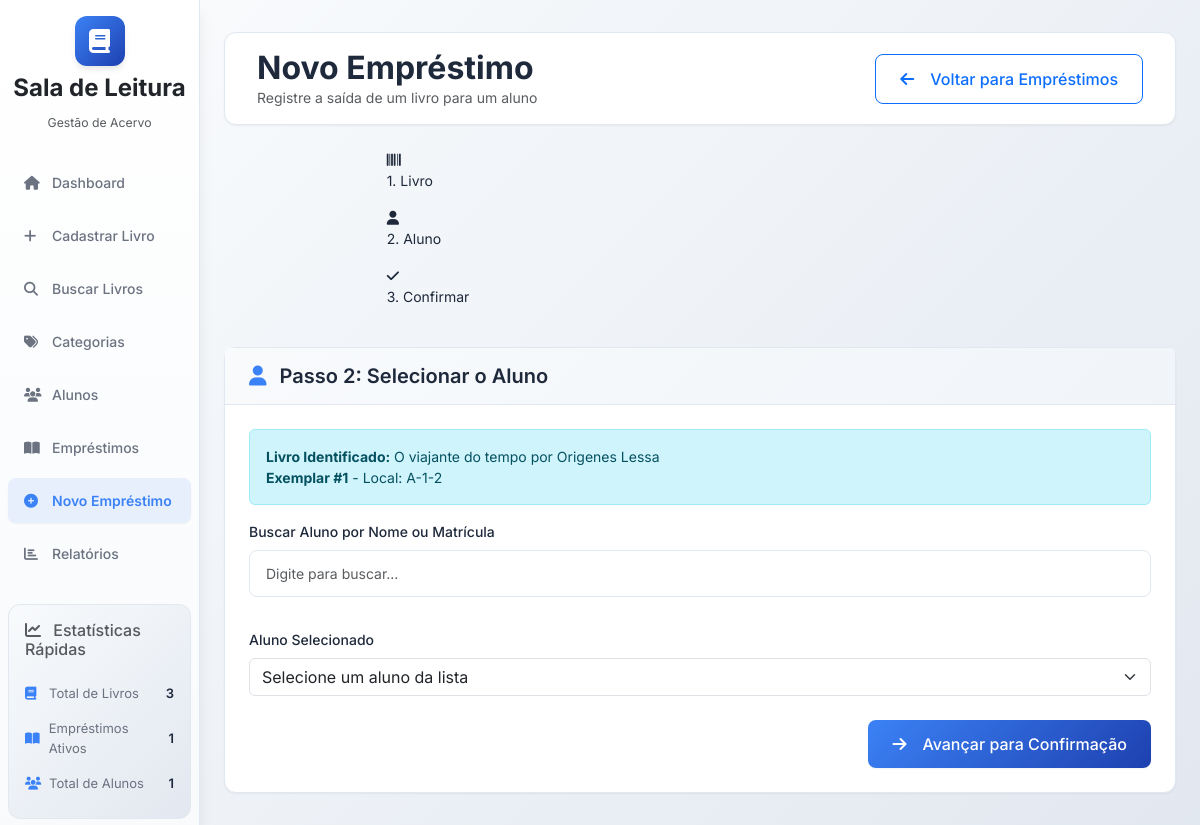
/loans/new?book_id=42a7a3a7-5a99-4d24-9753-cc2dd8170157, run on the app's committed database.
### database/models.py (models this page shows, shortened)
class Book(db.Model):
    __tablename__ = 'books'
    id = db.Column(db.String(36), primary_key=True, default=generate_uuid)
    title = db.Column(db.String(200), nullable=False)
    author = db.Column(db.String(200), nullable=False)
    isbn = db.Column(db.String(20), unique=True)
    total_copies = db.Column(db.Integer, nullable=False)
    category = db.Column(db.String(36), db.ForeignKey('categories.id'))
    publisher = db.Column(db.String(200))
    publication_year = db.Column(db.Integer)
    description = db.Column(db.Text)
    cover_image = db.Column(db.String(500))
    qr_code = db.Column(db.String(100), unique=True)
    created_date = db.Column(db.DateTime, default=datetime.utcnow)
    updated_date = db.Column(db.DateTime, default=datetime.utcnow, onupdate=datetime.utcnow)
    copies = db.relationship('BookCopy', backref='book', lazy=True, cascade='all, delete-orphan')
    loans = db.relationship('Loan', backref='book', lazy=True)
    @property
    def available_copies(self):
        return db.session.query(func.count(BookCopy.id)).filter(
            BookCopy.book_id == self.id, BookCopy.status == 'available'
        ).scalar()

class BookCopy(db.Model):
    __tablename__ = 'book_copies'
    id = db.Column(db.String(36), primary_key=True, default=generate_uuid)
    book_id = db.Column(db.String(36), db.ForeignKey('books.id'), nullable=False)
    copy_number = db.Column(db.Integer, nullable=False)
    shelf = db.Column(db.String(10), nullable=False)
    shelf_section = db.Column(db.String(10), nullable=False)
    position_number = db.Column(db.Integer, nullable=False)
    status = db.Column(db.String(20), db.CheckConstraint("status IN ('available', 'loaned', 'maintenance', 'lost')"), default='available', nullable=False)
    condition = db.Column(db.String(20), db.CheckConstraint("condition IN ('excellent', 'good', 'fair', 'poor')"), default='good', nullable=False)
    notes = db.Column(db.Text)
    created_date = db.Column(db.DateTime, default=datetime.utcnow)
    updated_date = db.Column(db.DateTime, default=datetime.utcnow, onupdate=datetime.utcnow)
    loans = db.relationship('Loan', backref='book_copy', lazy=True)

### app.py (the view, shortened to what this page needs)
    @app.route('/loans/new', methods=['GET', 'POST'])
    def new_loan():
        student_id = request.args.get('student_id')
        book_id = request.args.get('book_id')
        today = datetime.now().date()
        return_date = today + timedelta(days=7)  # Calcular data de devolução padrão
        if request.method == 'POST':
            step = request.form.get('step', '1')
            if step == 'scan_book' or (not book_id and step == '1'):
                qr_code = request.form.get('qr_code')
                book = Book.query.filter_by(qr_code=qr_code).first()
                if not book:
                    flash('Livro não encontrado com este código!', 'error')
                    return render_template('loans/new_loan.html', step=1)
                available_copy = BookCopy.query.filter_by(book_id=book.id, status='available').first()
                if not available_copy:
                    flash('Este livro não possui exemplares disponíveis!', 'error')
                    return render_template('loans/new_loan.html', step=1)
                students = Student.query.filter_by(active=True).order_by(Student.name).all()
                return render_template('loans/new_loan.html', step=2, book=book, copy=available_copy, students=students, today=today, return_date=return_date)
            elif step == 'select_student':
                book_id = request.form['book_id'] or book_id
                copy_id = request.form['copy_id']
                student_id = request.form['student_id'] or student_id
                book = Book.query.get(book_id)
                copy = BookCopy.query.get(copy_id)
                student = Student.query.get(student_id)
                if not all([book, copy, student]):
                    flash('Dados inválidos para o empréstimo!', 'error')
                    return redirect(url_for('new_loan'))
                return render_template('loans/new_loan.html', step=3, book=book, copy=copy, student=student, today=today, return_date=return_date)
            elif step == 'confirm_loan':
                try:
                    loan_date = datetime.strptime(request.form['loan_date'], '%Y-%m-%d').date()
                    expected_return_date = datetime.strptime(request.form['expected_return_date'], '%Y-%m-%d').date()
                    if expected_return_date < loan_date:
                        raise ValueError("Data de devolução não pode ser anterior à data de empréstimo")
                    new_loan = Loan(
                        student_id=request.form['student_id'],
                        book_id=request.form['book_id'],
                        book_copy_id=request.form['copy_id'],
                        loan_date=loan_date,
                        expected_return_date=expected_return_date,
                        notes=request.form.get('notes', '').strip() or None,
                        status='active'
                    )
                    copy = BookCopy.query.get(request.form['copy_id'])
                    copy.status = 'loaned'
                    db.session.add(new_loan)
                    db.session.commit()
                    flash('Empréstimo realizado com sucesso!', 'success')
                    return redirect(url_for('loans'))
                except ValueError as ve:
                    db.session.rollback()
                    flash(f'Erro de validação: {str(ve)}', 'error')
                except Exception as e:
                    db.session.rollback()
                    flash(f'Erro ao realizar empréstimo: {str(e)}', 'error')
        elif book_id:
            book = Book.query.get(book_id)
            if not book or book.available_copies == 0:
                flash('Livro não encontrado ou sem exemplares disponíveis!', 'error')
                return redirect(url_for('search_books'))
            available_copy = BookCopy.query.filter_by(book_id=book.id, status='available').first()
            if not available_copy:
                flash('Não há exemplares disponíveis para este livro!', 'error')
                return redirect(url_for('search_books'))
            students = Student.query.filter_by(active=True).order_by(Student.name).all()
            return render_template('loans/new_loan.html', step=2, book=book, copy=available_copy, students=students, today=today, return_date=return_date)
        students = Student.query.filter_by(active=True).order_by(Student.name).all()
        return render_template('loans/new_loan.html', step=1, students=students, today=today, return_date=return_date)

### templates/loans/new_loan.html (shortened to what this page needs)
{% extends "base.html" %}
{% block content %}
<div class="main-header d-flex justify-content-between align-items-center py-3 mb-4">
    <div>
        <h1 class="h2 mb-0">Novo Empréstimo</h1>
        <p class="text-muted mb-0">Registre a saída de um livro para um aluno</p>
    </div>
    <a href="{{ url_for('loans') }}" class="btn btn-outline-primary">
        <i class="fas fa-arrow-left me-2"></i>
        Voltar para Empréstimos
    </a>
</div>
<div class="row justify-content-center mb-4">
    <div class="col-md-8">
        <div class="progress-container">
            <div class="step-item {% if step >= 1 %}active{% endif %}">
                <div class="step-icon"><i class="fas fa-barcode"></i></div>
                <p>1. Livro</p>
            </div>
            <div class="step-item {% if step >= 2 %}active{% endif %}">
                <div class="step-icon"><i class="fas fa-user"></i></div>
                <p>2. Aluno</p>
            </div>
            <div class="step-item {% if step >= 3 %}active{% endif %}">
                <div class="step-icon"><i class="fas fa-check"></i></div>
                <p>3. Confirmar</p>
            </div>
        </div>
    </div>
</div>
{% if step == 2 %}
<div class="card fade-in">
    <div class="card-header">
        <h5 class="mb-0">
            <i class="fas fa-user text-primary me-2"></i>
            Passo 2: Selecionar o Aluno
        </h5>
    </div>
    <div class="card-body">
        <div class="alert alert-info">
            <strong>Livro Identificado:</strong> {{ book.title }} por {{ book.author }}
            <br>
            <strong>Exemplar #{{ copy.copy_number }}</strong> - Local: {{ copy.shelf }}-{{ copy.shelf_section }}-{{ copy.position_number }}
        </div>
        <form method="POST">
            <div class="mb-3">
                <label for="studentSearch" class="form-label">Buscar Aluno por Nome ou Matrícula</label>
                <input type="text" class="form-control" id="studentSearch"
                       placeholder="Digite para buscar...">
            </div>
            <div class="mt-3">
                <label for="student_id" class="form-label">Aluno Selecionado</label>
                <select class="form-select" name="student_id" id="student_id" required>
                    <option value="">Selecione um aluno da lista</option>
                </select>
            </div>
            <div class="mt-4 d-flex justify-content-end">
                <button type="submit" class="btn btn-primary">
                    <i class="fas fa-arrow-right me-2"></i>
                    Avançar para Confirmação
                </button>
            </div>
        </form>
    </div>
</div>
{% endif %}
{% endblock %}

### static/css/style.css (style rules this page uses)
:root { --primary-color: #3b82f6; --secondary-color: #6b7280; --success-color: #10b981; --warning-color: #f59e0b; --danger-color: #ef4444; --info-color: #06b6d4; --light-color: #f8fafc; --dark-color: #1e293b; --border-color: #e2e8f0; --shadow-sm: 0 1px 2px 0 rgba(0, 0, 0, 0.05); --shadow-md: 0 4px 6px -1px rgba(0, 0, 0, 0.1); --shadow-lg: 0 10px 15px -3px rgba(0, 0, 0, 0.1); }
* { margin: 0; padding: 0; box-sizing: border-box; }
body { font-family: 'Inter', sans-serif; font-size: 14px; line-height: 1.5; color: var(--dark-color); background: linear-gradient(135deg, #f8fafc 0%, #e2e8f0 100%); min-height: 100vh; }
.main-header { background: white; border-radius: 12px; padding: 2rem; margin-bottom: 2rem; box-shadow: var(--shadow-sm); border: 1px solid var(--border-color); }
.main-header h1 { color: var(--dark-color); font-weight: 700; margin-bottom: 0.5rem; }
.card { border: 1px solid var(--border-color); border-radius: 12px; box-shadow: var(--shadow-sm); background: white; transition: all 0.2s ease; }
.card-header { background: linear-gradient(135deg, #f8fafc 0%, #f1f5f9 100%); border-bottom: 1px solid var(--border-color); padding: 1rem 1.5rem; border-radius: 12px 12px 0 0; }
.card-header h5 { font-weight: 600; color: var(--dark-color); margin: 0; }
.card-body { padding: 1.5rem; }
.form-control { border: 1px solid var(--border-color); border-radius: 8px; padding: 0.75rem 1rem; font-size: 14px; transition: all 0.2s ease; }
.form-label { font-weight: 500; color: var(--dark-color); margin-bottom: 0.5rem; }
.btn { border-radius: 8px; font-weight: 500; padding: 0.75rem 1.5rem; transition: all 0.2s ease; display: inline-flex; align-items: center; gap: 0.5rem; }
.btn-primary { background: linear-gradient(135deg, var(--primary-color) 0%, #1e40af 100%); border: none; color: white; box-shadow: var(--shadow-sm); }
.fade-in { animation: fadeIn 0.6s ease-out; }
.text-primary { color: var(--primary-color) !important; }

### data on the page
Book: title "O viajante do tempo", author "Origenes Lessa"
BookCopy: copy_number "1", shelf "A", shelf_section "1", position_number "2"
